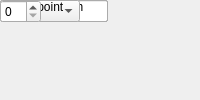
<?xml version="1.0" encoding="UTF-8"?>
<ui version="4.0">
 <class>MainWindow</class>
 <widget class="QMainWindow" name="MainWindow">
  <property name="windowTitle"><string>Sine Wave (simulation)</string></property>
  <widget class="QWidget" name="centralwidget">
   <!-- NOTE: this is a simplified structural mirror of the generated
        <module>_ui.py, not a full round-trip Designer file. Regenerate
        both from the same spec if you need to edit layout by hand. -->
       <widget class="QLabel" name="label_name">
     <property name="text"><string>Block name</string></property>
    </widget>
       <widget class="QLineEdit" name="name"/>
       <widget class="QLabel" name="label_amplitude">
     <property name="text"><string>Amplitude</string></property>
    </widget>
       <widget class="QLineEdit" name="amplitude"/>
       <widget class="QLabel" name="label_frequency">
     <property name="text"><string>Frequency (Hz)</string></property>
    </widget>
       <widget class="QLineEdit" name="frequency"/>
       <widget class="QLabel" name="label_phase">
     <property name="text"><string>Phase (rad)</string></property>
    </widget>
       <widget class="QLineEdit" name="phase"/>
       <widget class="QLabel" name="label_sampling_rate">
     <property name="text"><string>Sampling rate (Hz)</string></property>
    </widget>
       <widget class="QLineEdit" name="sampling_rate"/>
       <widget class="QLabel" name="label_output_bit_width">
     <property name="text"><string>Output bit width</string></property>
    </widget>
       <widget class="QSpinBox" name="output_bit_width"/>
       <widget class="QLabel" name="label_arith_type">
     <property name="text"><string>Arithmetic type</string></property>
    </widget>
       <widget class="QComboBox" name="arith_type">
     <item><property name="text"><string>signed</string></property></item>
     <item><property name="text"><string>unsigned</string></property></item>
    </widget>
       <widget class="QLabel" name="label_bin_pt">
     <property name="text"><string>Binary point</string></property>
    </widget>
       <widget class="QSpinBox" name="bin_pt"/>
  </widget>
 </widget>
 <resources/>
 <connections/>
</ui>
